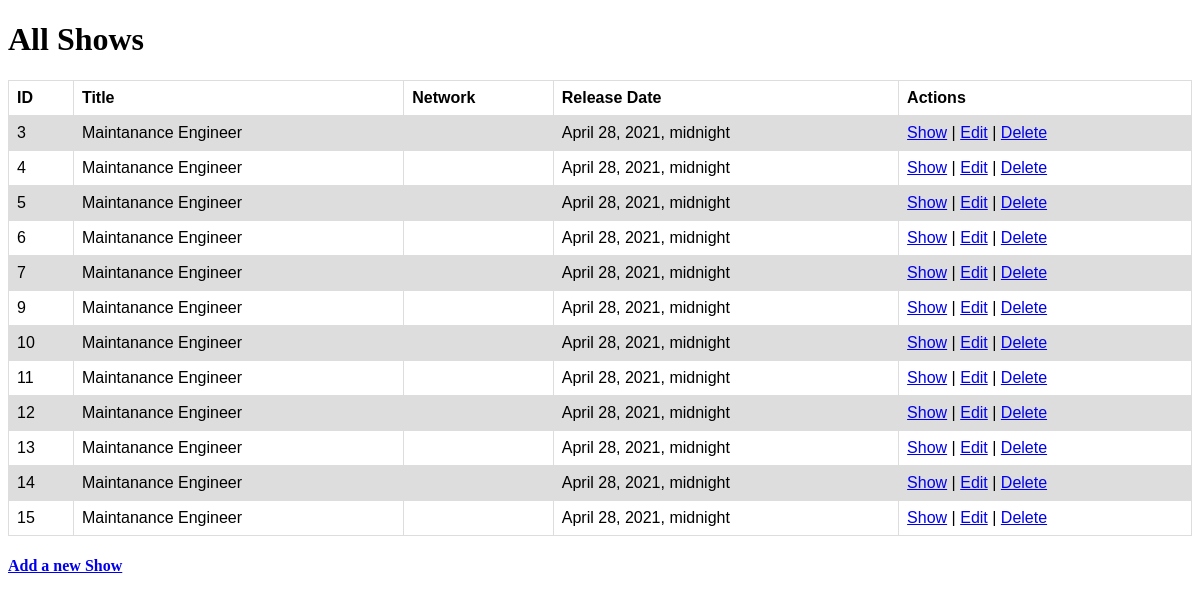
/shows, run on the app's committed database.
### semi_app/models.py (models this page shows)
class Show(models.Model):
    title = models.CharField(max_length=255)
    Network = models.CharField(max_length=255)
    release_date = models.DateTimeField()
    desc = models.TextField()
    created_at = models.DateTimeField(auto_now_add=True)
    updated_at = models.DateTimeField(auto_now=True)
    objects = ShowManager()

### semi_app/views.py (the view)
# urls.py: path('shows',views.show),
def show(request):
    context={
        'shows': Show.objects.all(),
    }
    return render(request,'index.html',context)

### semi_app/templates/index.html (shortened to what this page needs)
<!DOCTYPE html>
<html lang="en">
<head>
</head>
<body>
    <h1>All Shows</h1>
    <table>
        <tr>
            <th>ID</th>
            <th>Title</th>
            <th>Network</th>
            <th>Release Date</th>
            <th>Actions</th>
        </tr>
        {%for show in shows%}
        <tr>
            <td>{{show.id}}</td>
            <td>{{show.title}}</td>
            <td>{{show.network}}</td>
            <td>{{show.release_date}}</td>
            <td>
                <a href="/shows/{{show.id}}">Show</a>
                |
                <a href="/shows/{{show.id}}/edit">Edit</a>
                |
                <a href="/shows/{{show.id}}/delete">Delete</a>
            </td>
        </tr>
        {%endfor%}
    </table>
    <h4><a href="/shows/new">Add a new Show</a></h4>
</body>
</html>

### semi_app/templates/index.html (style rules this page uses)
table { font-family: arial, sans-serif; border-collapse: collapse; width: 100%; }
td, th { border: 1px solid #dddddd; text-align: left; padding: 8px; }
tr:nth-child(even) { background-color: #dddddd; }

### data on the page
Show: id "3", title "Maintanance Engineer", release_date "April 28, 2021, midnight"
Show: id "4", title "Maintanance Engineer", release_date "April 28, 2021, midnight"
Show: id "5", title "Maintanance Engineer", release_date "April 28, 2021, midnight"
Show: id "6", title "Maintanance Engineer", release_date "April 28, 2021, midnight"
Show: id "7", title "Maintanance Engineer", release_date "April 28, 2021, midnight"
Show: id "9", title "Maintanance Engineer", release_date "April 28, 2021, midnight"
Show: id "10", title "Maintanance Engineer", release_date "April 28, 2021, midnight"
Show: id "11", title "Maintanance Engineer", release_date "April 28, 2021, midnight"
Show: id "12", title "Maintanance Engineer", release_date "April 28, 2021, midnight"
Show: id "13", title "Maintanance Engineer", release_date "April 28, 2021, midnight"
Show: id "14", title "Maintanance Engineer", release_date "April 28, 2021, midnight"
Show: id "15", title "Maintanance Engineer", release_date "April 28, 2021, midnight"
